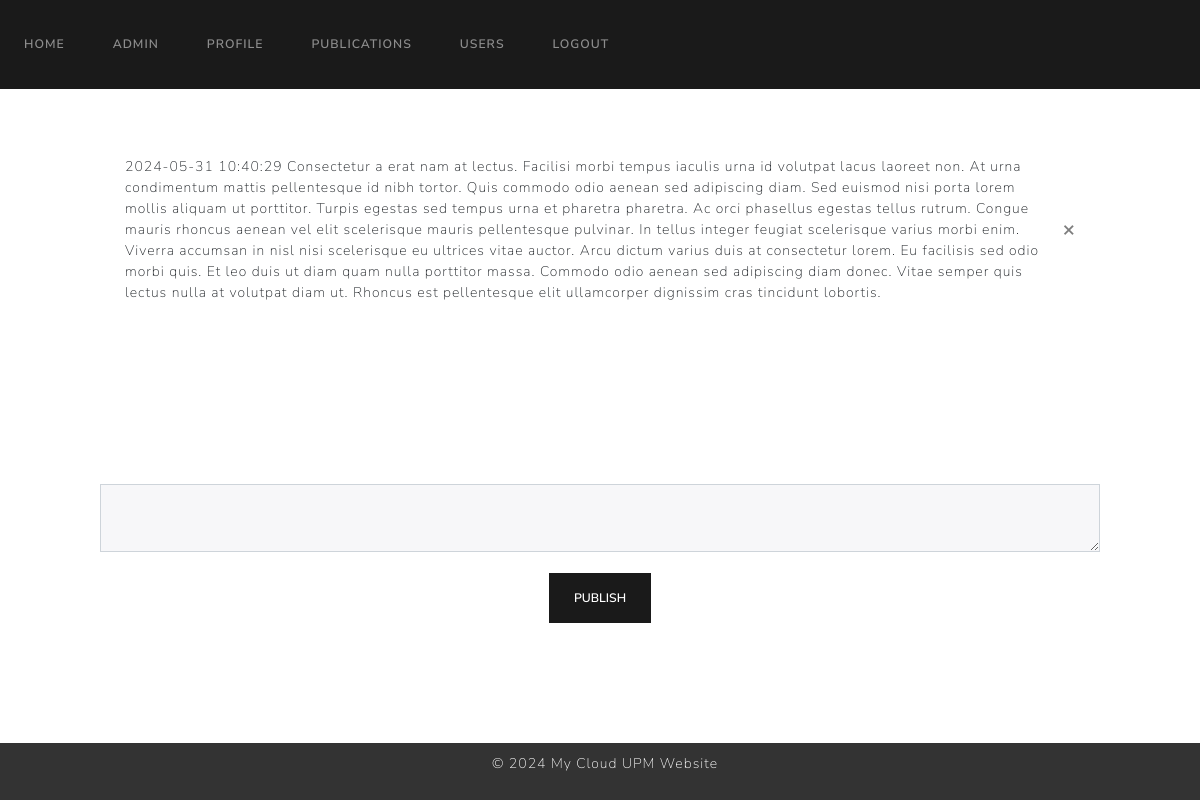
The page /publications (signed in) on the database as committed earlier.
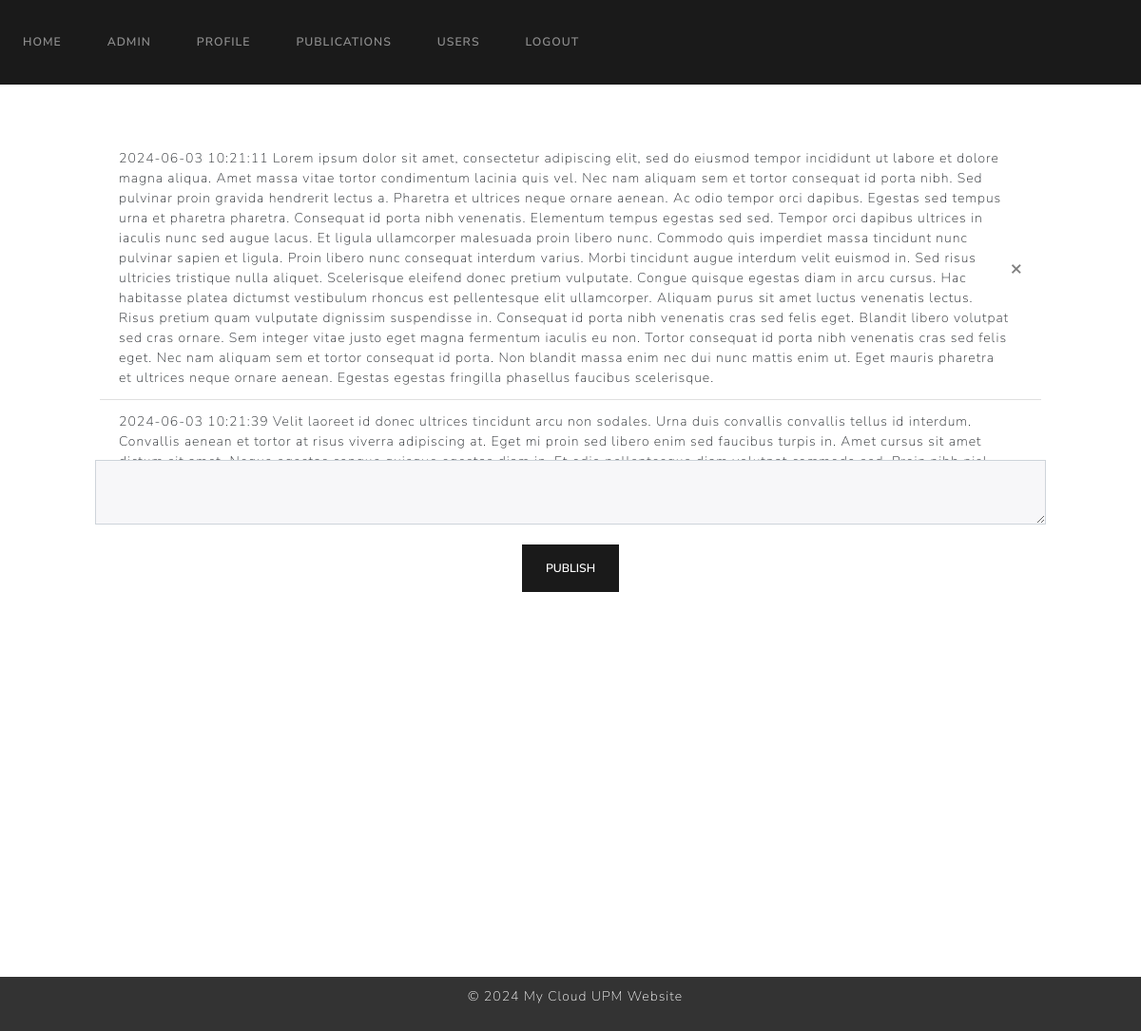
The same page on the database as committed later.
### website/models.py (models this page shows)
class Publication(db.Model):
    id = db.Column(db.Integer, primary_key=True)
    content = db.Column(db.Text, nullable=False)
    date = db.Column(db.DateTime(timezone=True), default=func.now())
    user_id = db.Column(db.Integer, db.ForeignKey('user.id'), nullable=False)

### website/views.py (the view, shortened to what this page needs)
@views.route('/publications', methods=['GET', 'POST'])
@login_required
def publications():
    return render_template("publications.html", user=current_user)

### website/templates/publications.html (shortened to what this page needs)
{% extends "base.html" %}
{% block content %}
<div style="height: 345px; overflow-y: auto; padding: 5px; max-width: 1000px; margin: auto; margin-top: 50px;">
    <ul class="list-group list-group-flush" id="publications">
        {% for publication in user.publications %}
        <li class="list-group-item">
            <div style="display: flex; justify-content: space-between;">
                <span>{{ publication.date }} {{ publication.content }}</span>
                {% if user.email == current_user.email %}
                <button type="button" class="close" onclick="deletePublication('{{publication.id}}')">
                    <span aria-hidden="true">&times;</span>
                </button>
                {% endif %}
            </div>
        </li>
        {% endfor %}
    </ul>
</div>
{% if user.email == current_user.email %}
<form method="post" style="max-width: 1000px; margin: auto;">
    <textarea name="publication" class="form-control"></textarea>
    <br />
    <div align="center">
        <button type="submit" class="btn btn-primary">Publish</button>
    </div>
    {% endif %}
</form>
{% endblock %}

### website/templates/base.html (shortened to what this page needs)
<!DOCTYPE html>
<html>
    <head>
        <link href="https://cdn.jsdelivr.net/npm/bootstrap@5.3.3/dist/css/bootstrap.min.css" rel="stylesheet">
        <link rel="stylesheet" href="https://cdn.jsdelivr.net/npm/bootswatch@4.5.2/dist/lux/bootstrap.min.css">
    </head>
    <body>
        <nav class="navbar navbar-expand-lg navbar-dark bg-primary">
            <div class="collapse navbar-collapse" id="navbarNav">
                <div class="navbar-nav">
                    {% if user.is_authenticated %}
                    <a class="nav-item nav-link" id="home" href="/home">Home</a>
                    {% if user.role == 0 %}
                    <a class="nav-item nav-link" id="admin" href="/admin">Admin</a>
                    {% endif %}
                    <a class="nav-item nav-link" id="profile" href="/profile">Profile</a>
                    <a class="nav-item nav-link" id="publications" href="/publications">Publications</a>
                    <a class="nav-item nav-link" id="userlist" href="/userlist">Users</a>
                    <a class="nav-item nav-link" id="profile" href="/logout">Logout</a>
                    {% endif %}
                </div>
            </div>
        </nav>
        <div class="container" style="flex: 1;">
            {% block content %}
            {% endblock %}
        </div>
        <footer style="background-color: #333;
                        color: #fff;
                        text-align: center;
                        padding: 10px;
                        position: fixed;
                        bottom: 0;
                        width: 100%;">
            <p style="margin-left: 10px;">&copy; 2024 My Cloud UPM Website</p>
        </footer>
    </body>
</html>

Rows that differ between the two databases and show on the page:
removed Publication: date "2024-05-31 10:40:29", content "Consectetur a erat nam at lectus. Facilisi morbi tempus iaculis urna id volutpat lacus laoreet non. At urna condimentum mattis pellentesque id nibh tortor. Quis commodo odio aenean sed adipiscing diam. Sed euismod nisi porta lorem mollis aliquam ut porttitor. Turpis egestas sed tempus urna et pharetra pharetra. Ac orci phasellus egestas tellus rutrum. Congue mauris rhoncus aenean vel elit scelerisque mauris pellentesque pulvinar. In tellus integer feugiat scelerisque varius morbi enim. Viverra accumsan in nisl nisi scelerisque eu ultrices vitae auctor. Arcu dictum varius duis at consectetur lorem. Eu facilisis sed odio morbi quis. Et leo duis ut diam quam nulla porttitor massa. Commodo odio…"
added Publication: date "2024-06-03 10:21:11", content "Lorem ipsum dolor sit amet, consectetur adipiscing elit, sed do eiusmod tempor incididunt ut labore et dolore magna aliqua. Amet massa vitae tortor condimentum lacinia quis vel. Nec nam aliquam sem et tortor consequat id porta nibh. Sed pulvinar proin gravida hendrerit lectus a. Pharetra et ultrices neque ornare aenean. Ac odio tempor orci dapibus. Egestas sed tempus urna et pharetra pharetra. Consequat id porta nibh venenatis. Elementum tempus egestas sed sed. Tempor orci dapibus ultrices in iaculis nunc sed augue lacus. Et ligula ullamcorper malesuada proin libero nunc. Commodo quis imperdiet massa tincidunt nunc pulvinar sapien et ligula. Proin libero nunc consequat interdum varius.…"
added Publication: date "2024-06-03 10:21:39", content "Velit laoreet id donec ultrices tincidunt arcu non sodales. Urna duis convallis convallis tellus id interdum. Convallis aenean et tortor at risus viverra adipiscing at. Eget mi proin sed libero enim sed faucibus turpis in. Amet cursus sit amet…"
